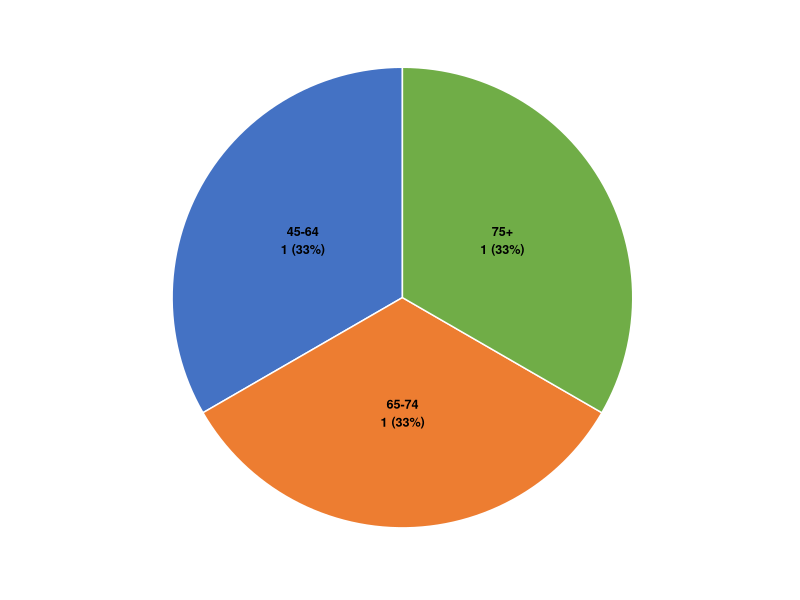
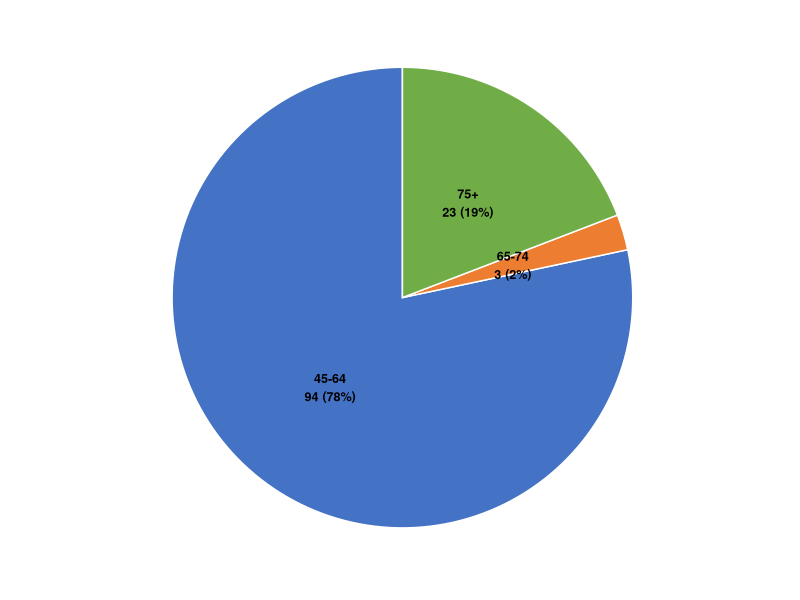
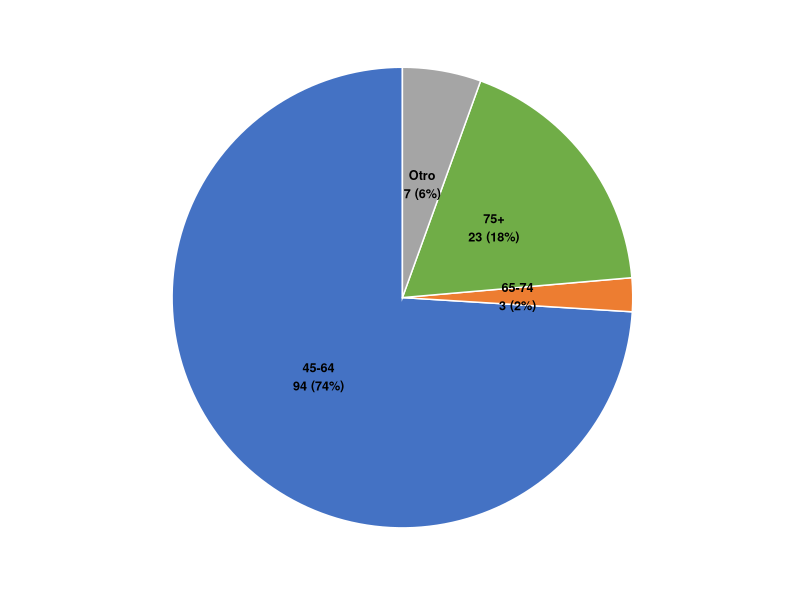
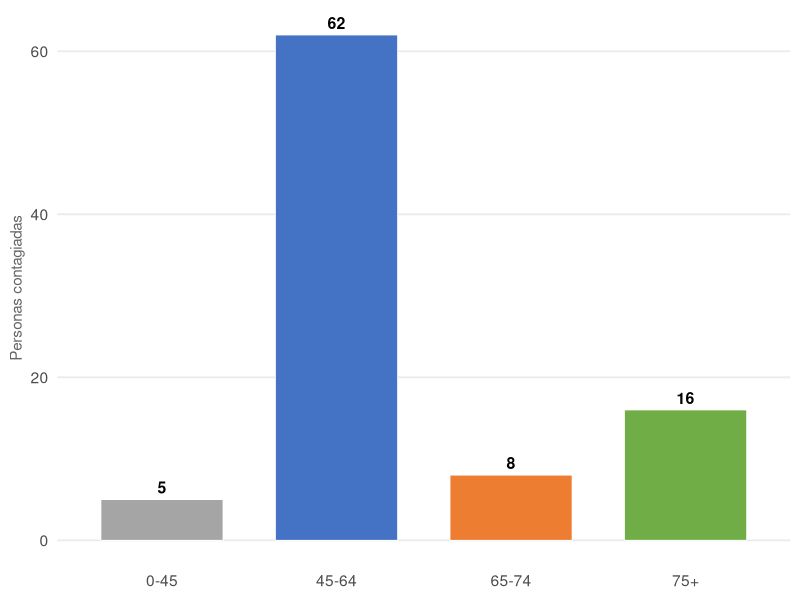

The R script that drew these images, in order: (Note: this script raises an error after producing the figures.)
## ---- chunk 1
library(ggplot2)
library(testthat)

# ---- Semilla por versión ----
seed_global <- as.integer(Sys.time()) %% 100000 + sample(1:99999, 1)
set.seed(seed_global)

# ---- Rangos de edad fijos (las categorías de la tabla) ----
categorias_tabla <- c("45-64", "65-74", "75+")

# ---- Generar frecuencias dinamicas con proporciones claramente diferenciadas ----
# Estrategia: generar directamente las frecuencias con restricciones garantizadas
# en lugar de multiplicar proporciones que luego se rompen con el redondeo.
# Restricciones: freq_dom > freq_int > freq_peq >= 2, suma = total_personas

total_personas <- sample(seq(80, 120, by = 4), 1)

# La categoría pequeña debe ser visible pero claramente menor que la intermedia
freq_peq <- sample(2:6, 1)

# La categoría intermedia debe ser ~18-30% del total
freq_int <- round(total_personas * runif(1, 0.18, 0.30))

# La dominante ocupa el resto (debe ser claramente la mayor)
freq_dom <- total_personas - freq_peq - freq_int

# Bucle de seguridad: re-rodar hasta que se cumplan las 3 desigualdades
intentos <- 0
while ((freq_dom <= freq_int || freq_int <= freq_peq || freq_peq < 2) && intentos < 100) {
  total_personas <- total_personas + sample(c(0, 4, 8), 1)
  freq_peq <- sample(2:5, 1)
  freq_int <- round(total_personas * runif(1, 0.18, 0.28))
  freq_dom <- total_personas - freq_peq - freq_int
  intentos <- intentos + 1
}
stopifnot(freq_dom > freq_int, freq_int > freq_peq, freq_peq >= 2,
          freq_dom + freq_peq + freq_int == total_personas)

frecuencias <- c(freq_dom, freq_peq, freq_int)
names(frecuencias) <- categorias_tabla

# Tabla de frecuencias para mostrar en el enunciado
tabla_datos <- data.frame(
  `Rango de edad` = categorias_tabla,
  `Personas contagiadas` = frecuencias,
  check.names = FALSE,
  stringsAsFactors = FALSE
)

# ---- Paleta de colores ICFES (sobria) ----
colores_opciones <- c(
  "45-64" = "#4472C4",
  "65-74" = "#ED7D31",
  "75+"   = "#70AD47"
)
color_extra <- "#A5A5A5"  # gris para categorías espurias

# ---- Tema minimalista ICFES para tortas ----
tema_torta <- theme_minimal(base_size = 14) +
  theme(
    plot.title = element_blank(),
    panel.grid = element_blank(),
    axis.title = element_blank(),
    axis.text = element_blank(),
    axis.ticks = element_blank(),
    panel.border = element_blank(),
    plot.background = element_rect(fill = "white", color = NA),
    panel.background = element_rect(fill = "white", color = NA),
    legend.position = "none"
  )

# ---- Tema minimalista ICFES para barras ----
tema_barras <- theme_minimal(base_size = 14) +
  theme(
    plot.title = element_blank(),
    panel.grid.major.x = element_blank(),
    panel.grid.minor = element_blank(),
    axis.title.x = element_blank(),
    plot.background = element_rect(fill = "white", color = NA),
    panel.background = element_rect(fill = "white", color = NA),
    legend.position = "none"
  )

# ---- Función: generar torta con N categorías ----
generar_torta <- function(cats, vals, colores_vector, archivo) {
  n <- length(cats)
  props <- vals / sum(vals)
  datos <- data.frame(
    Categoria = factor(cats, levels = cats),
    Prop = props,
    Label = paste0(cats, "\n", vals, " (", round(props * 100), "%)"),
    stringsAsFactors = FALSE
  )

  p <- ggplot(datos, aes(x = "", y = Prop, fill = Categoria)) +
    geom_bar(stat = "identity", width = 1, color = "white", linewidth = 0.5) +
    coord_polar("y", start = 0) +
    scale_fill_manual(values = colores_vector) +
    geom_text(aes(label = Label),
              position = position_stack(vjust = 0.5),
              size = 3.2, fontface = "bold") +
    tema_torta

  ggsave(archivo, plot = p, width = 5, height = 5, dpi = 200, bg = "white")
  invisible(p)
}

# ---- Función: generar barras con categorías incorrectas ----
generar_barras <- function(cats_erroneas, vals_erroneos, colores_vector, archivo) {
  datos <- data.frame(
    Categoria = factor(cats_erroneas, levels = cats_erroneas),
    Frecuencia = vals_erroneos,
    stringsAsFactors = FALSE
  )

  p <- ggplot(datos, aes(x = Categoria, y = Frecuencia, fill = Categoria)) +
    geom_bar(stat = "identity", color = "white", linewidth = 0.3, width = 0.7) +
    scale_fill_manual(values = colores_vector) +
    geom_text(aes(label = Frecuencia), vjust = -0.5, size = 4, fontface = "bold") +
    tema_barras +
    labs(y = "Personas contagiadas") +
    theme(axis.title.y = element_text(size = 11, color = "gray40"))

  ggsave(archivo, plot = p, width = 5, height = 5, dpi = 200, bg = "white")
  invisible(p)
}

# ---- Crear las 4 opciones (cada una como PNG) ----

# Opción A: torta con categoría extra "Otro" (NO existe en la tabla)
freq_extra <- sample(3:15, 1)
cats_A <- c(categorias_tabla, "Otro")
vals_A <- c(as.numeric(frecuencias), freq_extra)
cols_A <- c(colores_opciones, "Otro" = color_extra)

# Opción B: torta CORRECTA — 3 categorías, proporciones exactas (CLAVE)
cats_B <- categorias_tabla
vals_B <- as.numeric(frecuencias)
cols_B <- colores_opciones

# Opción C: torta con 3 categorías pero Áreas IGUALES (ignora frecuencias)
cats_C <- categorias_tabla
vals_C <- c(1, 1, 1)
cols_C <- colores_opciones

# Opción D: barras con categorías INCORRECTAS (incluye "0-45" que no existe)
cats_D <- c("0-45", categorias_tabla)
# Valores plausibles pero que NO coinciden con la tabla real
vals_D <- c(sample(5:15, 1),
            round(freq_dom * runif(1, 0.55, 0.85)),
            round(freq_peq * runif(1, 1.8, 3.5)),
            round(freq_int * runif(1, 0.6, 1.4)))
vals_D <- pmax(vals_D, 1)
cols_D <- c("0-45" = color_extra, colores_opciones)

# ---- Pool de opciones ANTES de mezclar (orden original) ----
opciones_pre_mezcla <- list(
  correcta = list(
    tipo     = "correcto",
    cats     = cats_B,
    vals     = vals_B,
    cols     = cols_B,
    funcion  = "torta",
    archivo  = "diagrama_correcta.png",
    error_codigo  = "NINGUNO",
    error_nombre  = "Representación correcta",
    descripcion_corta = "La gráfica circular muestra exactamente las tres categorías de la tabla con áreas proporcionales a las frecuencias registradas.",
    descripcion_larga = "",
    causa_raiz  = ""
  ),
  error_cat_extra = list(
    tipo     = "error",
    cats     = cats_A,
    vals     = vals_A,
    cols     = cols_A,
    funcion  = "torta",
    archivo  = "diagrama_error1.png",
    error_codigo  = "GRAF-TOR-01",
    error_nombre  = "Inclusión de categoría espuria",
    descripcion_corta = "La gráfica incluye la categoría 'Otro' que no aparece en la tabla de datos original.",
    descripcion_larga = "El estudiante acepta una gráfica circular que contiene un sector adicional etiquetado como 'Otro'. La tabla declara exactamente tres rangos de edad cuya suma ya completa el total de personas contagiadas; por tanto, no existe ni puede existir una categoría residual. Incluir 'Otro' implica suponer datos que no fueron registrados.",
    causa_raiz  = "El estudiante no verifica que todas las categorías del gráfico correspondan exactamente a las de la tabla. La presencia del sector 'Otro' introduce una categoría inexistente que distorsiona la distribución real."
  ),
  error_areas_iguales = list(
    tipo     = "error",
    cats     = cats_C,
    vals     = vals_C,
    cols     = cols_C,
    funcion  = "torta",
    archivo  = "diagrama_error2.png",
    error_codigo  = "GRAF-TOR-02",
    error_nombre  = "Proporciones ignoradas",
    descripcion_corta = "La gráfica muestra tres sectores de áreas aproximadamente iguales, ignorando por completo las frecuencias reales de la tabla.",
    descripcion_larga = "El estudiante se conforma con verificar que las etiquetas de las categorías coinciden con las de la tabla, pero omite la verificación crucial: las áreas de los sectores deben ser proporcionales a las frecuencias. En este caso, los tres sectores tienen el mismo tamaño (~33% cada uno), lo cual contradice los valores de la tabla donde una categoría es claramente dominante y otra muy pequeña.",
    causa_raiz  = "El estudiante verifica la coincidencia de etiquetas (nombres de categorías) pero no realiza la verificación visual de proporcionalidad entre áreas y frecuencias. Confunde 'tener las categorías correctas' con 'representar la distribución correctamente'."
  ),
  error_categorias_barras = list(
    tipo     = "error",
    cats     = cats_D,
    vals     = vals_D,
    cols     = cols_D,
    funcion  = "barras",
    archivo  = "diagrama_error3.png",
    error_codigo  = "GRAF-TOR-03",
    error_nombre  = "Categorías incorrectas en gráfica válida",
    descripcion_corta = "La gráfica de barras introduce la categoría '0-45' que no aparece en la tabla de datos del hospital.",
    descripcion_larga = "El estudiante elige una gráfica de barras (un tipo de representación válido en abstracto) y asume que por ser 'de barras' es correcta, sin verificar que las categorías del eje horizontal coinciden con las de la tabla. La gráfica incluye '0-45', un rango de edad que no fue registrado en los datos originales del hospital, y cuyas frecuencias mostradas tampoco corresponden a los valores de la tabla.",
    causa_raiz  = "El estudiante asocia 'gráfica de barras' con 'representación correcta' de forma automática, sin realizar la verificación crítica de que las categorías del eje horizontal deben coincidir exactamente con las de la tabla fuente. Confunde el tipo de representación con la fidelidad de los datos."
  )
)

# ---- Mezclar internamente las opciones (sample()) ----
opciones_mezcladas <- sample(opciones_pre_mezcla)

# Asignar letras A, B, C, D al orden mezclado
letras <- c("A", "B", "C", "D")
names(opciones_mezcladas) <- letras

# Identificar posición de la opción correcta
indice_correcto <- which(sapply(opciones_mezcladas, function(x) x$tipo == "correcto"))
stopifnot(length(indice_correcto) == 1)

# Vector solución para R-exams
solucion <- rep(0, 4)
solucion[indice_correcto] <- 1

# Variable letra_correcta (SOLO para logs/stderr, NUNCA en Solution renderizada)
letra_correcta <- letras[indice_correcto]
message("DEBUG: letra_correcta = ", letra_correcta)

# ---- Generar los 4 archivos PNG (diagrama_a.png, etc.) ----
for (letra in letras) {
  opc <- opciones_mezcladas[[letra]]
  archivo_salida <- paste0("diagrama_", tolower(letra), ".png")
  opc$archivo <- archivo_salida  # actualizar referencia

  if (opc$funcion == "torta") {
    generar_torta(opc$cats, opc$vals, opc$cols, archivo_salida)
  } else {
    generar_barras(opc$cats, opc$vals, opc$cols, archivo_salida)
  }
}

# ---- Mapeo letra -> tipo para la Solution ----
mapeo_letras_tipo <- setNames(
  sapply(opciones_mezcladas, function(x) x$tipo),
  letras
)

# Opción correcta por contenido (NO letra)
opcion_correcta_desc <- opciones_mezcladas[[letra_correcta]]$descripcion_corta

# ---- Pool de reflexiones metacognitivas ----
reflexiones_metacognitivas <- c(
  "Interpretar correctamente una gráfica requiere verificar tres elementos: las categorías representadas, las proporciones entre ellas y la correspondencia con la tabla de datos original.",
  "Un error frecuente al leer gráficos es detenerse en la primera coincidencia (por ejemplo, 'las categorías existen') sin verificar si las áreas o alturas reflejan fielmente los valores numéricos.",
  "Antes de elegir una representación gráfica, conviene preguntarse: ¿estan todas las categorías de la tabla? ¿hay categorías que no aparecen en los datos? ¿las proporciones son correctas?",
  "La alfabetización estadística incluye la capacidad de detectar cuando un gráfico distorsiona la información, ya sea agregando datos inexistentes, igualando proporciones desiguales o cambiando las categorías originales.",
  "Cuando evaluamos representaciones gráficas, debemos desconfiar de las que 'se ven bien' pero no resisten una comparación sistemática con la tabla de datos que pretenden representar.",
  "Un gráfico circular es fiel a los datos cuando cada sector tiene un área proporcional a la frecuencia de su categoría. Si las áreas no guardan esa proporción, la información se distorsiona."
)
reflexion <- sample(reflexiones_metacognitivas, 1)

# ---- Contextos narrativos creativos (pool de 8 plantillas variadas) ----
contextos <- list(
  # Tipo 1: Accion en curso
  list(
    plantilla = function(total) {
      stems <- c(
        paste0("Durante el seguimiento semanal de un brote viral, un pequeño hospital registró los casos confirmados entre sus pacientes. La tabla muestra la distribución de las ", total, " personas contagiadas según su rango de edad."),
        paste0("El comité de vigilancia epidemiologica de un hospital local documento los contagios detectados en una semana. Los ", total, " casos se distribuyeron por edad de la siguiente manera:"),
        paste0("Al cierre del mes, un centro de salud recopilo la información de todos los pacientes que resultaron positivos para el virus. En total fueron ", total, " personas, clasificadas por grupo etario:")
      )
      sample(stems, 1)
    }
  ),
  # Tipo 2: Situacion problema
  list(
    plantilla = function(total) {
      stems <- c(
        paste0("Las autoridades de salud necesitan entender cómo afecta el virus a los distintos grupos de edad. Un hospital reportó ", total, " casos confirmados distribuidos así:"),
        paste0("Para disenar una campana de prevencion, el departamento de salud publica solicitó los datos de contagios por edad. El hospital entregó esta tabla con ", total, " personas contagiadas:"),
        paste0("Un equipo de investigacion medica analiza la relación entre la edad y la probabilidad de contagio. Como primer paso, reunieron los datos de ", total, " pacientes infectados en el hospital:")
      )
      sample(stems, 1)
    }
  ),
  # Tipo 3: Narracion periodistica
  list(
    plantilla = function(total) {
      stems <- c(
        paste0("El boletin informativo del Hospital Regional publicó las cifras de contagios de la última quincena. De las ", total, " personas que resultaron positivas, la distribución por edad fue:"),
        paste0("En la sección de salud del periódico local, se informó que un hospital del municipio atendió ", total, " casos de contagio en los últimos días. La clasificación por grupo de edad mostró los siguientes resultados:"),
        paste0("Según el reporte oficial del centro de salud, los ", total, " nuevos casos confirmados se concentraron en los siguientes rangos de edad:")
      )
      sample(stems, 1)
    }
  ),
  # Tipo 4: Perspectiva del profesional de salud
  list(
    plantilla = function(total) {
      stems <- c(
        paste0("La doctora a cargo de la sala de aislamiento organizó los expedientes de sus pacientes por grupo de edad. Con ", total, " personas bajo observación, los datos se resumieron así:"),
        paste0("El jefe de enfermeria preparó un informe para la dirección del hospital. Durante el pico de contagios, se atendieron ", total, " pacientes cuya distribución etaria fue:")
      )
      sample(stems, 1)
    }
  ),
  # Tipo 5: Contexto institucional
  list(
    plantilla = function(total) {
      stems <- c(
        paste0("La oficina de estadística del Ministerio de Salud recibió los datos consolidados de un hospital centinela. El resumen de ", total, " personas contagiadas, agrupadas por edad, es el siguiente:"),
        paste0("El sistema de vigilancia centinela reportó los casos de un brote local. La caracterización de las ", total, " personas afectadas por grupo etario fue:")
      )
      sample(stems, 1)
    }
  ),
  # Tipo 6: Pregunta retorica
  list(
    plantilla = function(total) {
      stems <- c(
        paste0("¿Cómo se distribuyeron los contagios entre los distintos grupos de edad atendidos en el hospital? La tabla siguiente responde a esta pregunta con los datos de ", total, " personas que dieron positivo:"),
        paste0("¿Afecta el virus por igual a todas las edades? Para responder, un hospital analizó sus ", total, " casos confirmados y los clasificó de la siguiente forma:")
      )
      sample(stems, 1)
    }
  ),
  # Tipo 7: Descubrimiento
  list(
    plantilla = function(total) {
      stems <- c(
        paste0("Al revisar los archivos de la semana, el director del hospital notó un patrón en las edades de los pacientes contagiados. Pidió al equipo de registros que tabulara los ", total, " casos y el resultado fue:"),
        paste0("Revisando el historial clínico de los últimos días, la epidemióloga del hospital encontró que los ", total, " contagios confirmados presentaban la siguiente composición por edad:")
      )
      sample(stems, 1)
    }
  ),
  # Tipo 8: Dialogo implicito
  list(
    plantilla = function(total) {
      stems <- c(
        paste0("—Necesito saber en que grupos de edad se estan concentrando los casos —solicitó la directora del hospital. El equipo medico entregó esta tabla con ", total, " pacientes:"),
        paste0("—¿Cuál es el perfil de edad de los contagiados? —preguntó el coordinador de la sala de urgencias. Los registros de ", total, " pacientes mostraron lo siguiente:")
      )
      sample(stems, 1)
    }
  )
)

# Seleccionar contexto aleatorio
ctx <- contextos[[sample(length(contextos), 1)]]
enunciado_contexto <- ctx$plantilla(total_personas)

# ---- Pool de errores conceptuales (para referencia en Solution) ----
errores_conceptuales <- list(
  list(
    código = "GRAF-TOR-01",
    nombre = "Inclusión de categoría espuria",
    descripcion_corta = paste0("La gráfica incluye una categoría adicional que no está en la tabla (por ejemplo, 'Otro'), creando un sector que no corresponde a ningun dato real."),
    descripcion_larga = paste0("El estudiante acepta una gráfica con categorías que no aparecen en los datos. Al introducir un sector adicional, la gráfica distorsiona la distribución real porque (a) la suma de todas las categorías de la tabla ya es el total y (b) no hay registros de personas en una categoría 'Otro'. La presencia de este sector modifica las áreas de los demas sectores, alterando la interpretación de la distribución."),
    causa_raiz = "El estudiante no contrasta la lista de categorías del gráfico con la tabla de datos. Se enfoca en que 'la mayoría' de las categorías coinciden sin exigir una correspondencia exacta."
  ),
  list(
    código = "GRAF-TOR-02",
    nombre = "Proporciones ignoradas (áreas iguales)",
    descripcion_corta = paste0("La gráfica muestra tres sectores de áreas aproximadamente iguales (en lugar de proporcionales a las frecuencias ", freq_dom, ", ", freq_peq, " y ", freq_int, ")."),
    descripcion_larga = paste0("El estudiante verifica las etiquetas de las categorías y, al encontrar que coinciden con la tabla, da por válida la gráfica. Sin embargo, las áreas de los sectores son todas iguales (~33% cada una), lo cual contradice directamente los valores de la tabla: el grupo 45-64 concentra aproximadamente el ", round(100 * freq_dom / total_personas), "% de los casos, mientras que 65-74 representa solo el ", round(100 * freq_peq / total_personas), "%. Una gráfica fiel debe reflejar estas diferencias en las áreas de los sectores."),
    causa_raiz = "El estudiante reduce la validación de una gráfica circular a la verificación de etiquetas, omitiendo el elemento central de este tipo de representación: la proporcionalidad entre el área de cada sector y la frecuencia de la categoría."
  ),
  list(
    código = "GRAF-TOR-03",
    nombre = "Categorías incorrectas en tipo de gráfica válido",
    descripcion_corta = paste0("La gráfica de barras introduce categorías que no están en la tabla (por ejemplo, '0-45') y omite la verificación de correspondencia exacta con los datos."),
    descripcion_larga = paste0("El estudiante elige una gráfica de barras, un formato perfectamente válido para representar frecuencias, pero no verifica que las categorías del eje horizontal sean exactamente las de la tabla. La gráfica incluye un rango '0-45' que no fue registrado en los datos del hospital. Además, las alturas de las barras no corresponden a las frecuencias reales de la tabla. Elegir el tipo de gráfica correcto no garantiza que los datos representados sean correctos."),
    causa_raiz = "El estudiante asocia de forma automática 'gráfica de barras' con 'representación correcta', sin verificar los dos elementos esenciales: (1) que las categorías del eje coincidan exactamente con las de la tabla y (2) que las alturas de las barras correspondan a las frecuencias registradas."
  )
)

# ---- Verificaciones internas (stopifnot base R) ----
# Nota: se usa stopifnot() en lugar de testthat para no romper el renderizado
# con errores de expectativa parcial. La validación exhaustiva ocurre en los hooks.

hashes <- sapply(letras, function(l) {
  opc <- opciones_mezcladas[[l]]
  digest::digest(list(cats = opc$cats, vals = opc$vals))
})
stopifnot(length(unique(hashes)) == 4)

stopifnot(sum(solucion) == 1)

stopifnot(length(categorias_tabla) == 3,
          sum(frecuencias) == total_personas)

opc_correcta <- opciones_mezcladas[[letra_correcta]]
stopifnot(length(opc_correcta$cats) == 3,
          all(sort(opc_correcta$cats) == sort(categorias_tabla)),
          sum(opc_correcta$vals) == total_personas)

idx_iguales <- which(sapply(opciones_mezcladas, function(x) x$error_codigo == "GRAF-TOR-02"))
stopifnot(length(idx_iguales) == 1,
          length(unique(opciones_mezcladas[[idx_iguales]]$vals)) == 1)

for (letra in letras) {
  archivo <- paste0("diagrama_", tolower(letra), ".png")
  stopifnot(file.exists(archivo),
            file.info(archivo)$size > 1000)
}

# ---- Tabla en formato Markdown para el enunciado ----
tabla_md <- paste0(
  "| Rango de edad | Personas contagiadas |\n",
  "|------------|----------------------|\n",
  paste(sapply(1:3, function(i) {
    sprintf("| %s | %d |", categorias_tabla[i], frecuencias[i])
  }), collapse = "\n"),
  "\n| **Total** | **", total_personas, "** |"
)
## ---- chunk 2
# Identificar la opción correcta por su descripción (NO por letra — regla #19)
opc_correcta <- opciones_mezcladas[[letra_correcta]]

cat(paste0(
  "**Argumento válido:** \"", opc_correcta$descripcion_corta, "\"\n\n"
))

cat(paste0(
  "La representación gráfica que reproduce fielmente la distribución de la tabla es ",
  "aquella que muestra **tres sectores** correspondientes a los tres rangos de edad ",
  "registrados (45-64, 65-74 y 75+), cuyas áreas son proporcionales a las frecuencias ",
  "de la tabla. En este caso:\n\n",
  "- El sector de **45-64** ocupa aproximadamente el **", round(100 * freq_dom / total_personas),
  "%** del círculo (", freq_dom, " de ", total_personas, " personas).\n",
  "- El sector de **65-74** ocupa aproximadamente el **", round(100 * freq_peq / total_personas),
  "%** del círculo (", freq_peq, " de ", total_personas, " personas).\n",
  "- El sector de **75+** ocupa aproximadamente el **", round(100 * freq_int / total_personas),
  "%** del círculo (", freq_int, " de ", total_personas, " personas).\n\n",
  "La clave para identificar la representación correcta es verificar simultáneamente ",
  "tres condiciones: (1) que las categorías del gráfico coincidan **exactamente** con ",
  "las de la tabla, (2) que el área de cada sector sea proporcional a la frecuencia ",
  "de su categoría, y (3) que el total de personas representadas coincida con el total ",
  "de la tabla."
))

# Mostrar la gráfica de la opción correcta
cat(paste0("\n\n**Gráfica que representa correctamente la distribución:**\n\n"))
cat(paste0("![](diagrama_", tolower(letra_correcta), ".png){width=65%}\n"))
## ---- chunk 3
# Recorrer las 3 opciones de error, identificandolas por código de error (NO por letra)
for (l in letras) {
  opc <- opciones_mezcladas[[l]]
  if (opc$tipo != "correcto") {
    cat(paste0(
      "\n---\n\n",
      "**", opc$error_codigo, " — ", opc$error_nombre, "**\n\n",
      "*Argumento:* \"", opc$descripcion_corta, "\"\n\n",
      opc$descripcion_larga, "\n"
    ))
  }
}
